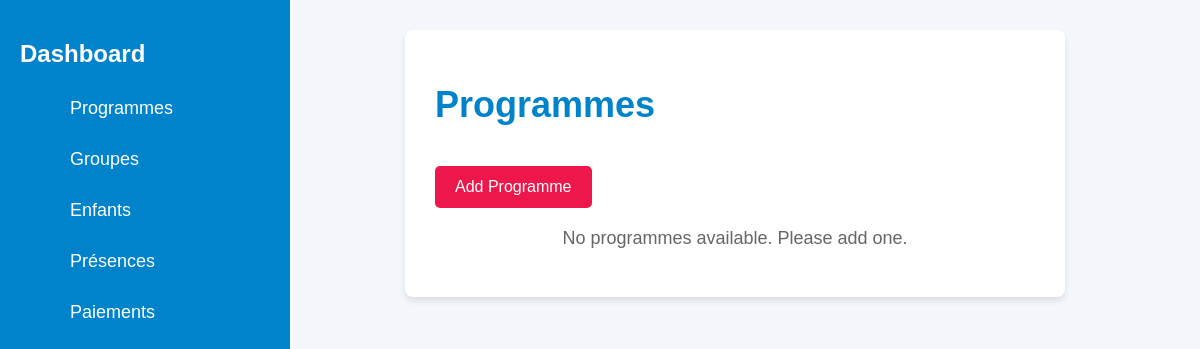
Before: / with the older database file.
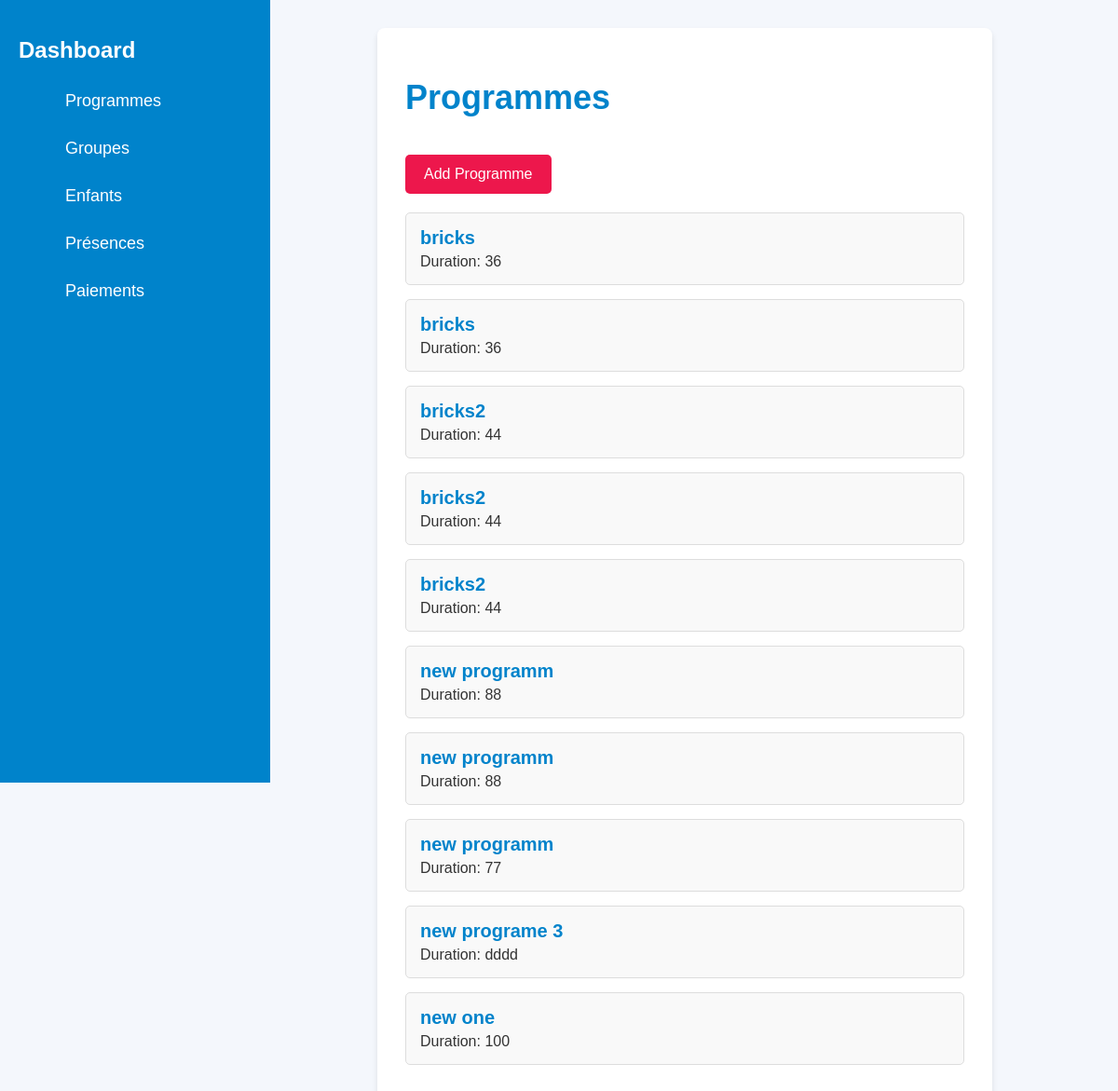
After: the same page with the newer database file.
### clubadmin/models.py (models this page shows, shortened)
class Programme(models.Model):
    name = models.CharField(max_length=255)  # Name of the programme (e.g., Bricks Challenge)
    duration = models.CharField(max_length=100)  # Duration of the programme (e.g., 36 weeks, 5 days)

### clubadmin/views.py (the view)
# urls.py: path('', programmes, name='programmes'),
def programmes (request):
    programmes = Programme.objects.all()
    context = {
        "programmes":programmes
    }
    return render(request,"programmes.html", context)

### clubadmin/templates/programmes.html
{% extends 'base.html' %}
{% block content %}
  <div class="form-container">
    <h1>Programmes</h1>
    <div style="margin-bottom: 20px;">
        <a href="{% url 'add_programme' %}" class="btn-submit" style="width: auto; text-align: center;">Add Programme</a>
    </div>
    {% if programmes %}
      <ul style="list-style: none; padding: 0;">
        {% for program in programmes %}
          <li style="margin-bottom: 15px; padding: 15px; border: 1px solid #ddd; border-radius: 5px; background-color: #f9f9f9;">
            <strong style="color: #0083cb; font-size: 20px;">{{ program.name }}</strong>
            <p style="margin: 5px 0 0; color: #333; font-size: 16px;">Duration: {{ program.duration }}</p>
          </li>
        {% endfor %}
      </ul>
    {% else %}
      <p style="text-align: center; color: #666; font-size: 18px;">No programmes available. Please add one.</p>
    {% endif %}
  </div>
{% endblock %}

### clubadmin/templates/base.html (shortened to what this page needs)
<!DOCTYPE html>
<html lang="en">
<head>
</head>
<body>
    <div class="dashboard-container">
        <div class="sidebar">
            <h2>Dashboard</h2>
            <ul>
                <a href="{% url 'programmes' %}">Programmes</a>
                <a href="{% url 'groupes' %}">Groupes</a>
                <a href="{% url 'enfants' %}">Enfants</a>
                <a href="{% url 'presences' %}">Présences</a>
                <a href="{% url 'paiements' %}">Paiements</a>
            </ul>
        </div>
        <div class="main-content">
            {% block content %}
            {% endblock %}
        </div>
    </div>
</body>
</html>

### clubadmin/templates/base.html (style rules this page uses)
body { font-family: 'Arial', sans-serif; background-color: #f4f7fc; margin: 0; padding: 0; }
.sidebar { height: 100vh; width: 250px; background-color: #0083cb; position: fixed; left: 0; top: 0; color: white; padding: 20px; }
.sidebar a { color: white; text-decoration: none; display: block; padding: 10px; margin: 10px 0; font-size: 18px; border-radius: 5px; transition: background-color 0.3s; }
.main-content { margin-left: 270px; padding: 30px; }
.form-container { background-color: #fff; padding: 30px; box-shadow: 0 4px 6px rgba(0, 0, 0, 0.1); border-radius: 8px; max-width: 600px; margin: 0 auto; }
.form-container h1 { color: #0083cb; font-size: 36px; margin-bottom: 20px; }
.btn-submit { display: inline-block; padding: 12px 20px; background-color: #ed174c; color: white; text-decoration: none; border-radius: 5px; font-size: 16px; border: none; cursor: pointer; width: 100%; margin-top: 20px; transition: background-color 0.3s; }

Changed rows visible on the page:
added Programme: name "bricks", duration "36"
added Programme: name "bricks", duration "36"
added Programme: name "bricks2", duration "44"
added Programme: name "bricks2", duration "44"
added Programme: name "bricks2", duration "44"
added Programme: name "new programm", duration "88"
added Programme: name "new programm", duration "88"
added Programme: name "new programm", duration "77"
added Programme: name "new programe 3", duration "dddd"
added Programme: name "new one", duration "100"
Other visible differences:
text no longer shown: "No programmes available. Please add one."
